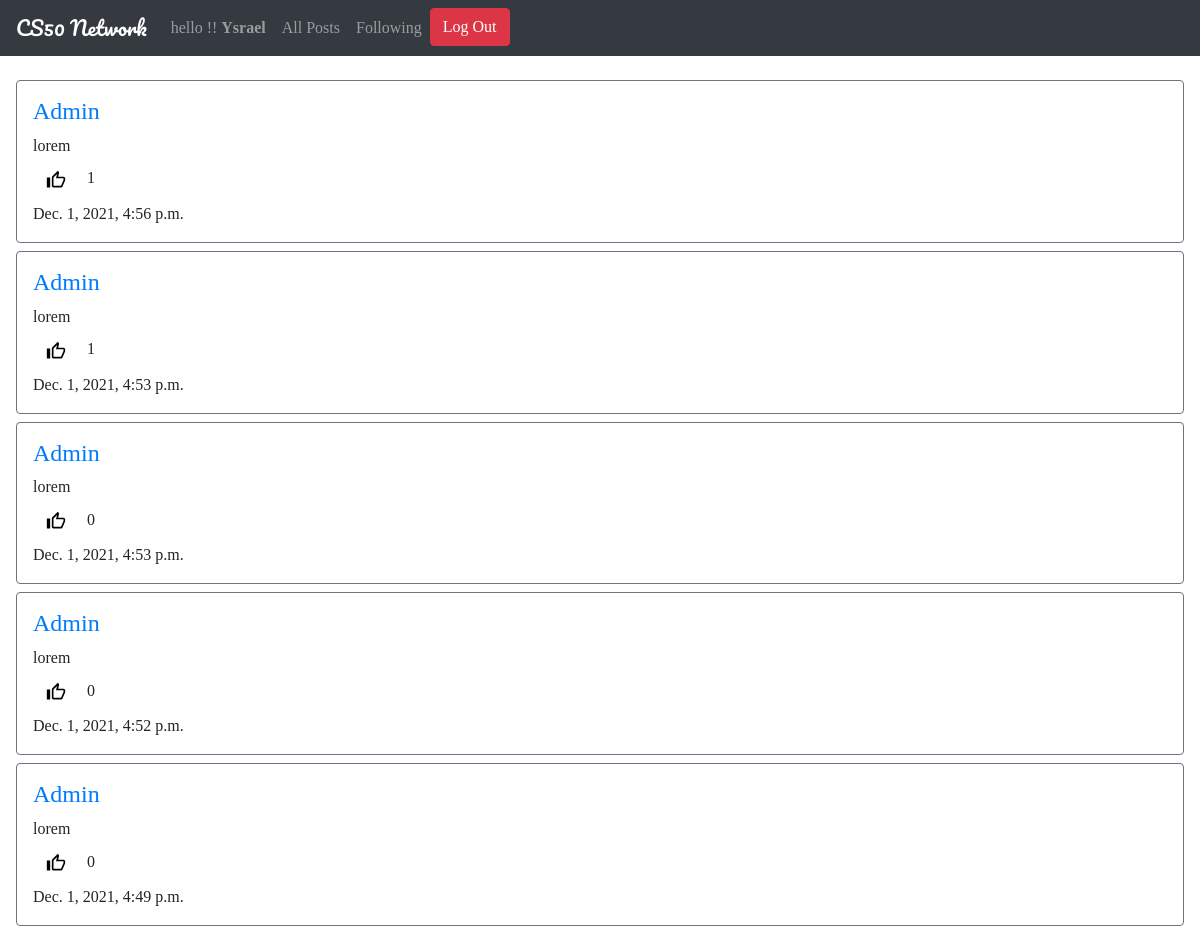
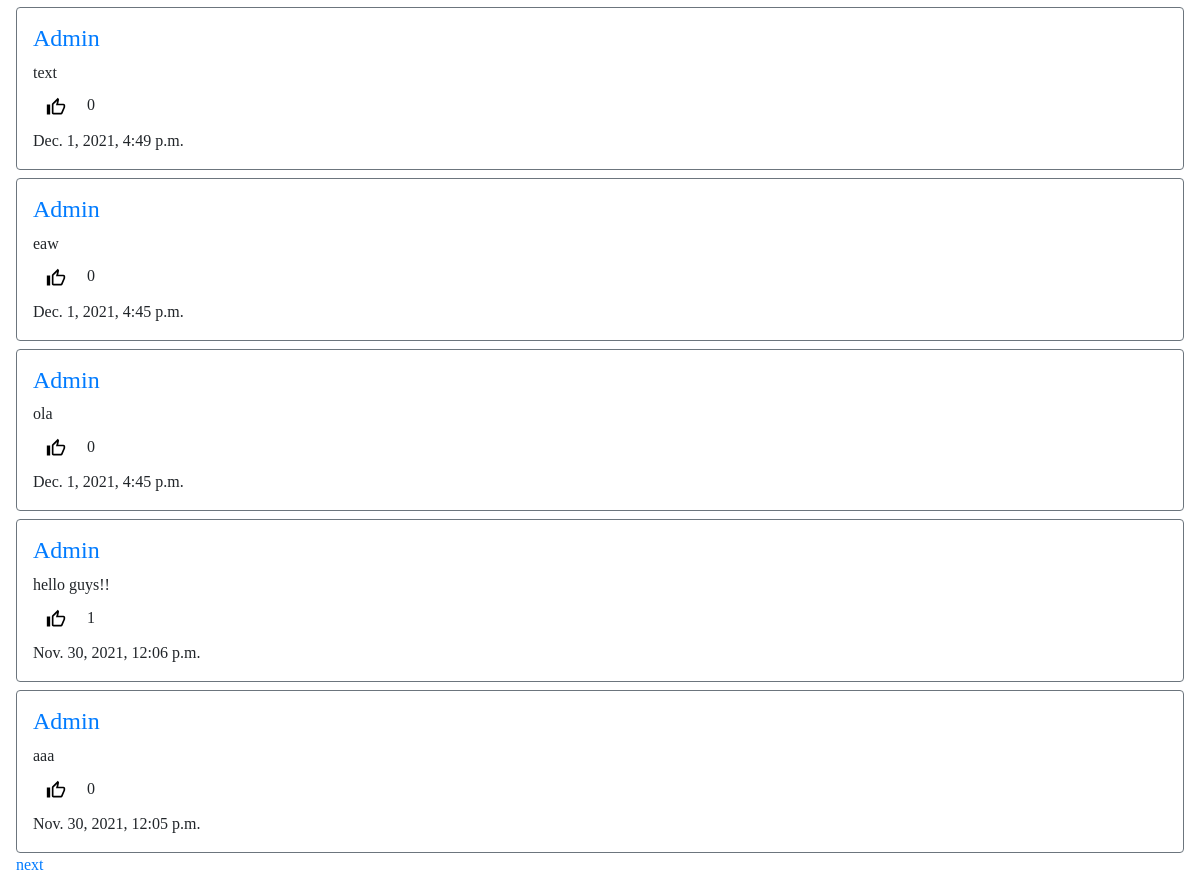
The page /following (signed in) on the database its author committed (2 pictures, top to bottom).
### network/models.py (models this page shows, shortened)
class User(AbstractUser):
    pass

class Post(models.Model):
    user = models.ForeignKey(User, on_delete=models.CASCADE, related_name="user")
    post = models.CharField(max_length=300) # text post
    timestamp = models.DateTimeField()
    likes = models.IntegerField(default=0)

### network/views.py (the view)
# urls.py: path("following", views.following, name="following"),
def following(request):
    user = request.user
    following = Follow.objects.filter(follower=request.user).values('following_id')
    posts = Post.objects.filter(user__in=following).order_by('-timestamp')
    for post in posts:
        post.likes = Like.objects.filter(post=post.id).count()
        post.save()
    paginator = Paginator(posts, 10)
    page_number = request.GET.get('page')
    page_obj = paginator.get_page(page_number)
    return render(request, "network/following.html", {
        "page_obj": page_obj
    })

### network/templates/network/following.html (shortened to what this page needs)
{% extends "network/layout.html" %}
{% load static %}
{% block body %}
<div class="p-3">
    {% for post in page_obj %}
        <div class="border border-secondary rounded p-3 mt-2">
            <h4><a href="{% url 'profile' post.user.id %}">{{ post.user }}</a></h4>
            <div>{{ post.post }}</div>
            <button class="btn mr-1 d-inline-block" style="background-color:white" id="like-btn-{{post.id}}" onclick="like('{{ post.id }}')"><img
    src=" {% static 'network/thumb.svg' %}"
    height="30"
    width="20" />  </button>
            <div id="like-count-{{post.id}}" class="d-inline-block">{{ post.likes }}</div>
            <div>{{ post.timestamp }}</div>
        </div>
    {% empty %}
        <li>no post</li>
    {% endfor %}
    {% if page_obj.has_next %}
        <a href="?page={{ page_obj.next_page_number }}">next</a>
    {% endif %}
</div>
{% endblock %}

### network/templates/network/layout.html (shortened to what this page needs)
{% load static %}
<!DOCTYPE html>
<html lang="en">
    <head>
        <link rel="stylesheet" href="https://stackpath.bootstrapcdn.com/bootstrap/4.4.1/css/bootstrap.min.css">
        <link href="{% static 'network/styles.css' %}" rel="stylesheet">
    </head>
    <body>
        <nav class="navbar navbar-expand-lg navbar-dark bg-dark">
            <a class="navbar-brand" href="#">CS50 Network</a>
            <div>
              <ul class="navbar-nav mr-auto">
                {% if user.is_authenticated %}
                    <li class="nav-item">
                        <a class="nav-link" id="profile" href="{% url 'profile' user.id %}">hello !! <strong>{{ user.username }}</strong></a>
                    </li>
                {% endif %}
                <li class="nav-item">
                  <a class="nav-link" href="{% url 'index' %}">All Posts</a>
                </li>
                {% if user.is_authenticated %}
                    <li class="nav-item">
                        <a class="nav-link" id="following" href="{% url 'following' %}">Following</a>
                    </li>
                    <li class="nav-item">
                        <a  class="btn btn-danger" href="{% url 'logout' %}">Log Out</a>
                    </li>
                {% endif %}
              </ul>
            </div>
          </nav>
        <div class="body">
            {% block body %}
            {% endblock %}
        </div>
    </body>
</html>

### network/templates/network/layout.html (style rules this page uses)
body { font-family: 'Crimson Pro', serif; }
.navbar-brand { font-family: 'Pacifico', cursive; }
body { background-image: url(https://images.unsplash.com/photo-1515549832467-8783363e19b6?ixlib=rb-1.2.1&ixid=MnwxMjA3fDB8MHxwaG90by1wYWdlfHx8fGVufDB8fHx8&auto=format&fit=crop&w=327&q=80); background-repeat: no-repeat; background-attachment: fixed; background-size: cover; }

### rows shown on the page
User: username "Ysrael"
Post: user "Admin", post "lorem", likes "1", timestamp "Dec. 1, 2021, 4:56 p.m."
Post: user "Admin", post "lorem", likes "1", timestamp "Dec. 1, 2021, 4:53 p.m."
Post: user "Admin", post "lorem", likes "0", timestamp "Dec. 1, 2021, 4:53 p.m."
Post: user "Admin", post "lorem", likes "0", timestamp "Dec. 1, 2021, 4:52 p.m."
Post: user "Admin", post "lorem", likes "0", timestamp "Dec. 1, 2021, 4:49 p.m."
Post: user "Admin", post "text", likes "0", timestamp "Dec. 1, 2021, 4:49 p.m."
Post: user "Admin", post "eaw", likes "0", timestamp "Dec. 1, 2021, 4:45 p.m."
Post: user "Admin", post "ola", likes "0", timestamp "Dec. 1, 2021, 4:45 p.m."
Post: user "Admin", post "hello guys!!", likes "1", timestamp "Nov. 30, 2021, 12:06 p.m."
Post: user "Admin", post "aaa", likes "0", timestamp "Nov. 30, 2021, 12:05 p.m."
